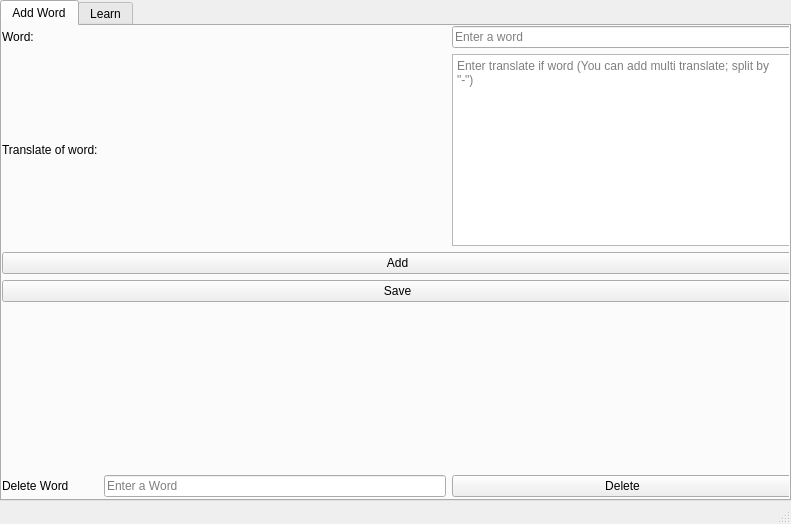
<?xml version="1.0" encoding="UTF-8"?>
<ui version="4.0">
 <class>MainWindow</class>
 <widget class="QMainWindow" name="MainWindow">
  <property name="geometry">
   <rect>
    <x>0</x>
    <y>0</y>
    <width>791</width>
    <height>524</height>
   </rect>
  </property>
  <property name="windowTitle">
   <string>Turkish Learn</string>
  </property>
  <widget class="QWidget" name="centralwidget">
   <widget class="QTabWidget" name="tabWidget">
    <property name="geometry">
     <rect>
      <x>0</x>
      <y>0</y>
      <width>791</width>
      <height>501</height>
     </rect>
    </property>
    <property name="currentIndex">
     <number>0</number>
    </property>
    <widget class="QWidget" name="tab_add_word">
     <attribute name="title">
      <string>Add Word</string>
     </attribute>
     <widget class="QWidget" name="gridLayoutWidget">
      <property name="geometry">
       <rect>
        <x>0</x>
        <y>0</y>
        <width>791</width>
        <height>471</height>
       </rect>
      </property>
      <layout class="QGridLayout" name="grid_tab_add_word">
       <item row="6" column="2">
        <widget class="QPushButton" name="delete_word_button">
         <property name="text">
          <string>Delete</string>
         </property>
        </widget>
       </item>
       <item row="4" column="0" colspan="3">
        <spacer name="verticalSpacer">
         <property name="orientation">
          <enum>Qt::Vertical</enum>
         </property>
         <property name="sizeHint" stdset="0">
          <size>
           <width>20</width>
           <height>40</height>
          </size>
         </property>
        </spacer>
       </item>
       <item row="1" column="0">
        <widget class="QLabel" name="labe_translate_of_word">
         <property name="text">
          <string>Translate of word:</string>
         </property>
        </widget>
       </item>
       <item row="6" column="0">
        <widget class="QLabel" name="label_delete_word">
         <property name="text">
          <string>Delete Word</string>
         </property>
        </widget>
       </item>
       <item row="0" column="2">
        <widget class="QLineEdit" name="word_input">
         <property name="placeholderText">
          <string>Enter a word</string>
         </property>
        </widget>
       </item>
       <item row="0" column="0">
        <widget class="QLabel" name="label_word">
         <property name="text">
          <string>Word:</string>
         </property>
        </widget>
       </item>
       <item row="6" column="1">
        <widget class="QLineEdit" name="delete_word_input">
         <property name="placeholderText">
          <string>Enter a Word</string>
         </property>
        </widget>
       </item>
       <item row="1" column="2">
        <widget class="QTextEdit" name="translate_of_word_input">
         <property name="placeholderText">
          <string>Enter translate if word (You can add multi translate; split by &quot;-&quot;)</string>
         </property>
        </widget>
       </item>
       <item row="2" column="0" colspan="3">
        <widget class="QPushButton" name="add_word_button">
         <property name="text">
          <string>Add</string>
         </property>
        </widget>
       </item>
       <item row="3" column="0" colspan="3">
        <widget class="QPushButton" name="save_button">
         <property name="text">
          <string>Save</string>
         </property>
        </widget>
       </item>
      </layout>
     </widget>
    </widget>
    <widget class="QWidget" name="tab_learn">
     <attribute name="title">
      <string>Learn</string>
     </attribute>
     <widget class="QScrollArea" name="scrollArea">
      <property name="geometry">
       <rect>
        <x>0</x>
        <y>0</y>
        <width>791</width>
        <height>431</height>
       </rect>
      </property>
      <property name="widgetResizable">
       <bool>true</bool>
      </property>
      <widget class="QWidget" name="scrollAreaWidgetContents">
       <property name="geometry">
        <rect>
         <x>0</x>
         <y>0</y>
         <width>789</width>
         <height>429</height>
        </rect>
       </property>
       <layout class="QGridLayout" name="gridLayout">
        <item row="1" column="3" colspan="2">
         <spacer name="verticalSpacer_2">
          <property name="orientation">
           <enum>Qt::Vertical</enum>
          </property>
          <property name="sizeHint" stdset="0">
           <size>
            <width>20</width>
            <height>40</height>
           </size>
          </property>
         </spacer>
        </item>
       </layout>
      </widget>
     </widget>
     <widget class="QPushButton" name="show_button">
      <property name="geometry">
       <rect>
        <x>0</x>
        <y>430</y>
        <width>89</width>
        <height>31</height>
       </rect>
      </property>
      <property name="text">
       <string>Show</string>
      </property>
     </widget>
    </widget>
   </widget>
  </widget>
  <widget class="QStatusBar" name="statusbar"/>
 </widget>
 <resources/>
 <connections>
  <connection>
   <sender>add_word_button</sender>
   <signal>clicked()</signal>
   <receiver>add_word_button</receiver>
   <slot>deleteLater()</slot>
   <hints>
    <hint type="sourcelabel">
     <x>397</x>
     <y>271</y>
    </hint>
    <hint type="destinationlabel">
     <x>397</x>
     <y>271</y>
    </hint>
   </hints>
  </connection>
  <connection>
   <sender>delete_word_button</sender>
   <signal>clicked()</signal>
   <receiver>delete_word_button</receiver>
   <slot>deleteLater()</slot>
   <hints>
    <hint type="sourcelabel">
     <x>628</x>
     <y>486</y>
    </hint>
    <hint type="destinationlabel">
     <x>628</x>
     <y>486</y>
    </hint>
   </hints>
  </connection>
 </connections>
</ui>
